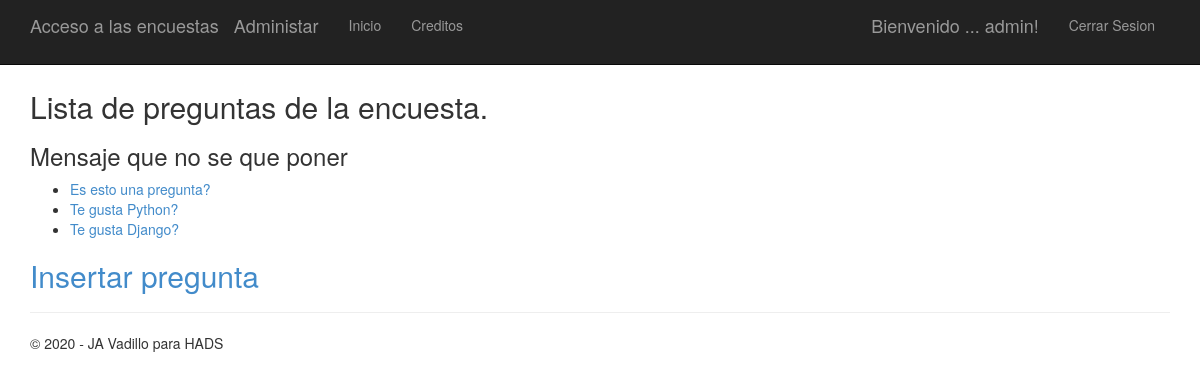
The page /polls/ (signed in) on the database its author committed.
### app/models.py (models this page shows)
class Question(models.Model):
    question_text = models.CharField(max_length=200)
    pub_date = models.DateTimeField('date published')

### app/views.py (the view)
# urls.py: url(r'^polls/', app.views.index, name='index'),
def index(request):
    latest_question_list = Question.objects.order_by('-pub_date')
    template = loader.get_template('polls/index.html')
    context = {
                'title':'Lista de preguntas de la encuesta',
                'message' : 'Mensaje que no se que poner',
                'year' : datetime.now().year,
                'latest_question_list': latest_question_list,
              }
    return render(request, 'polls/index.html', context)

### app/templates/polls/index.html
﻿{% extends "app/layout.html" %}
{% block content %}
<h2>{{ title }}.</h2>
<h3>{{ message }}</h3>
{% if latest_question_list %}
    <ul>
    {% for question in latest_question_list %}
        <li><a href="{% url 'detail' question.id %}">{{ question.question_text }}</a></li>
    {% endfor %}
    </ul>
{% else %}
    <p>No polls are available.</p>
{% endif %}
{% if request.user.is_authenticated %}
<a href="{% url 'add' %}"><h2>Insertar pregunta</h2></a>
{% endif %}
{% endblock %}

### app/templates/app/loginpartial.html (shortened to what this page needs)
{% if user.is_authenticated %}
<form id="logoutForm" action="/logout" method="post" class="navbar-right">
    <ul class="nav navbar-nav navbar-right">
        <li><span class="navbar-brand">Bienvenido ... {{ user.username }}!</span></li>
        <li><a href="javascript:document.getElementById('logoutForm').submit()">Cerrar Sesion</a></li>
    </ul>
</form>
{% else %}
<ul class="nav navbar-nav navbar-right">
    <li><a href="{% url 'login' %}">Iniciar Sesion</a></li>
</ul>
{% endif %}

### app/static/app/content/site.css (style rules this page uses)
body { padding-top: 50px; padding-bottom: 20px; }

### rows shown on the page
Question: question_text "Es esto una pregunta?"
Question: question_text "Te gusta Python?"
Question: question_text "Te gusta Django?"

### other values the page prints
{{ user.username }} "admin"
{{ title }} "Lista de preguntas de la encuesta"
{{ message }} "Mensaje que no se que poner"
